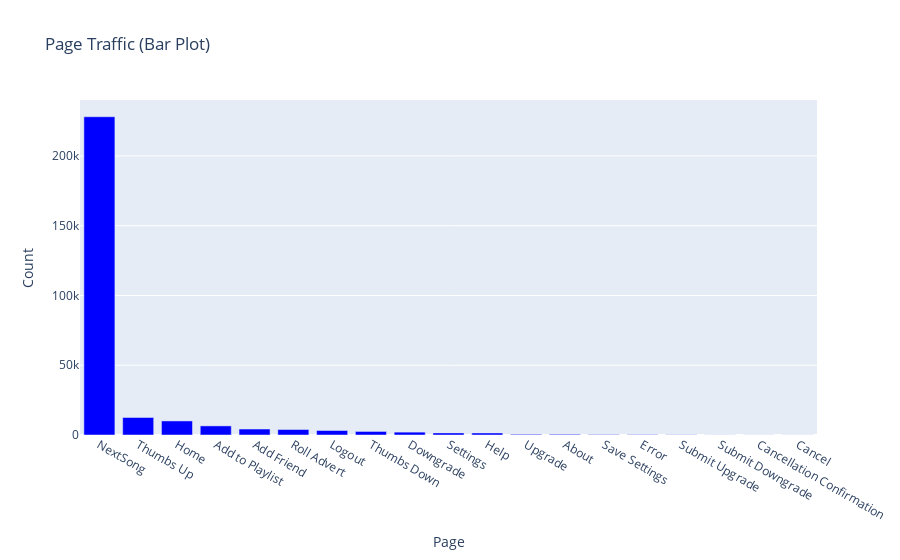

Notebook cell for this chart:
### Code cell
import plotly.graph_objects as go

# Convert Pandas DataFrame to Plotly-compatible format
pages_df = df2.groupby('page').count().toPandas()
pages_df_plotly = pages_df.sort_values(by='count', ascending=False)  # Sort DataFrame by count in descending order

# Create a Plotly bar plot trace
bar_plot_trace = go.Bar(
    x=pages_df_plotly['page'],  # X-axis data
    y=pages_df_plotly['count'],  # Y-axis data
    marker=dict(color='blue'),  # Set color of bars
    name='Page Traffic',  # Set trace name
)

# Create a layout for the plot
layout = go.Layout(
    title='Page Traffic (Bar Plot)',
    xaxis=dict(title='Page'),
    yaxis=dict(title='Count'),
)

# Create a Figure object
fig = go.Figure(data=[bar_plot_trace], layout=layout)

# Show the figure
fig.show()

### Figure 1 — Plotly figure (JSON) as saved in the notebook; plotly's stock layout.template omitted (floating-point values rounded to 4 significant figures)
{"data": [{"marker": {"color": "blue"}, "name": "Page Traffic", "type": "bar", "x": ["NextSong", "Thumbs Up", "Home", "Add to Playlist", "Add Friend", "Roll Advert", "Logout", "Thumbs Down", "Downgrade", "Settings", "Help", "Upgrade", "About", "Save Settings", "Error", "Submit Upgrade", "Submit Downgrade", "Cancellation Confirmation", "Cancel"], "y": [228104, 12551, 10082, 6526, 4277, 3933, 3226, 2546, 2055, 1514, 1454, 499, 495, 310, 252, 159, 63, 52, 52]}], "layout": {"title": {"text": "Page Traffic (Bar Plot)"}, "xaxis": {"title": {"text": "Page"}}, "yaxis": {"title": {"text": "Count"}}}}
